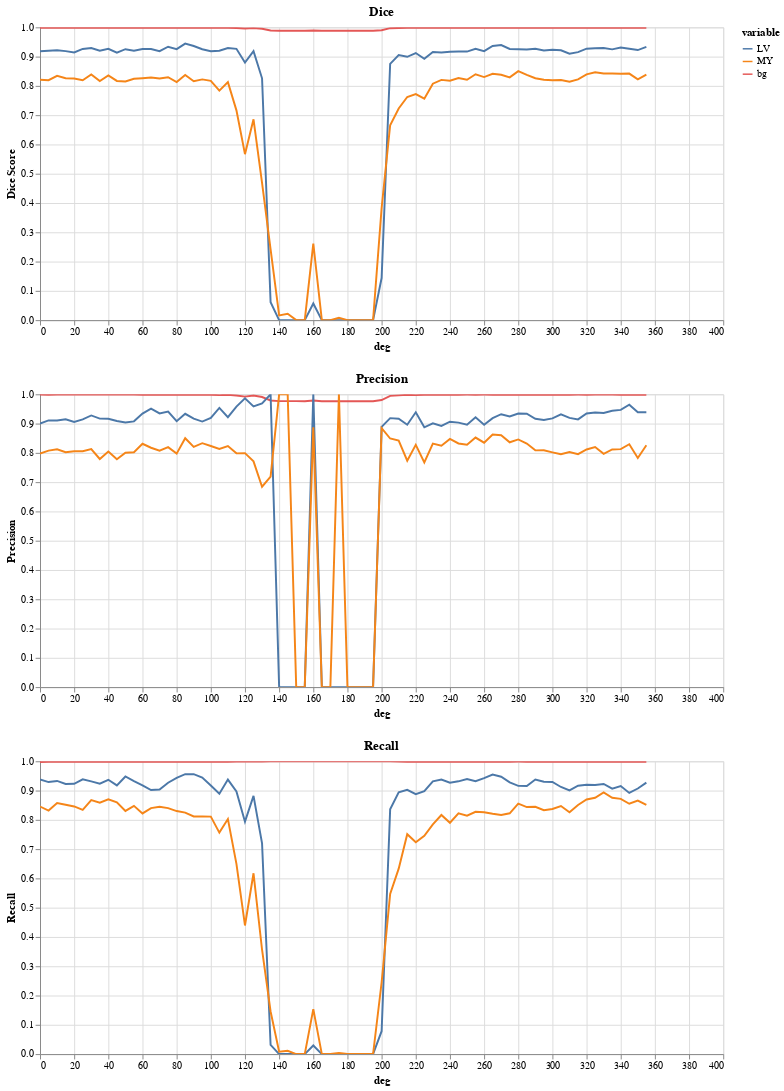

Notebook code cell kept with this figure:
### Code cell
plot_dice & plot_precision & plot_recall

### Figure 1 — Vega-Lite specification as saved in the notebook (floating-point values rounded to 4 significant figures; data arrays with more than 128 entries replaced by an {"elided": "..."} marker saying what was removed)
{"config": {"view": {"continuousWidth": 400, "continuousHeight": 300}}, "vconcat": [{"data": {"name": "data-aa637015f1593bc2bba428ee61d80b55"}, "mark": "line", "encoding": {"color": {"field": "variable", "type": "nominal"}, "tooltip": {"field": "Dice Score", "type": "quantitative"}, "x": {"field": "deg", "type": "quantitative"}, "y": {"field": "Dice Score", "type": "quantitative"}}, "height": 300, "selection": {"selector008": {"type": "interval", "bind": "scales", "encodings": ["x", "y"]}}, "title": "Dice", "width": 700}, {"data": {"name": "data-d194124ec8df3bb8237e346f843055af"}, "mark": "line", "encoding": {"color": {"field": "variable", "type": "nominal"}, "tooltip": {"field": "Precision", "type": "quantitative"}, "x": {"field": "deg", "type": "quantitative"}, "y": {"field": "Precision", "type": "quantitative"}}, "height": 300, "selection": {"selector009": {"type": "interval", "bind": "scales", "encodings": ["x", "y"]}}, "title": "Precision", "width": 700}, {"data": {"name": "data-71bc080a1b599ca711de3a4017b57531"}, "mark": "line", "encoding": {"color": {"field": "variable", "type": "nominal"}, "tooltip": {"field": "Recall", "type": "quantitative"}, "x": {"field": "deg", "type": "quantitative"}, "y": {"field": "Recall", "type": "quantitative"}}, "height": 300, "selection": {"selector010": {"type": "interval", "bind": "scales", "encodings": ["x", "y"]}}, "title": "Recall", "width": 700}], "$schema": "https://vega.github.io/schema/vega-lite/v4.17.0.json", "datasets": {"data-aa637015f1593bc2bba428ee61d80b55": {"elided": "216 records"}, "data-d194124ec8df3bb8237e346f843055af": {"elided": "216 records"}, "data-71bc080a1b599ca711de3a4017b57531": {"elided": "216 records"}}}
